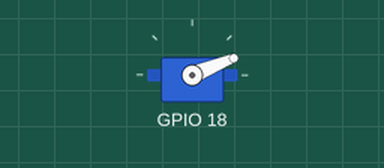
Recording of a program running on a simulated Raspberry Pi (BCM pin numbers). On the bench: servo. Servo angles are drawn from the pulse width (0.5 ms = 0°, 2.5 ms = 180°). At 5.0 s the program stops and its outputs stay as they are.

Above: at 0.1 s.
At 1.9 s:
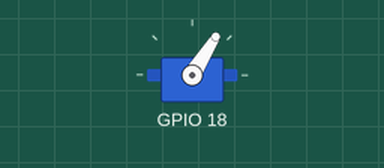
At 2.9 s:
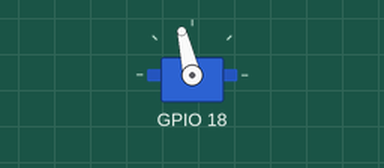
At 3.9 s:
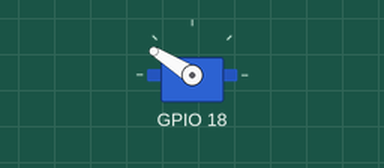
Timing chart, 0 to 5.4 s (numbered marks = the images above):
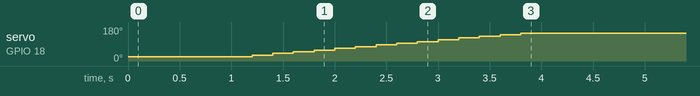

The program:

5-servo.py
```python
#!/usr/bin/env python
# -*- coding: utf-8 -*-
import wiringpi2
import time

wiringpi2.wiringPiSetupGpio()

port = 18

wiringpi2.softServoSetup(port, -1, -1, -1, -1, -1, -1, -1)

wiringpi2.softServoWrite(port, -250)
time.sleep(1)

for i in range(-250, 1250, 100):
    wiringpi2.softServoWrite(port, i)
    time.sleep(0.2)

time.sleep(1)
```

Measured:
- by itself, servo on GPIO 18: moves from 22° to 148° over 2.6 s
